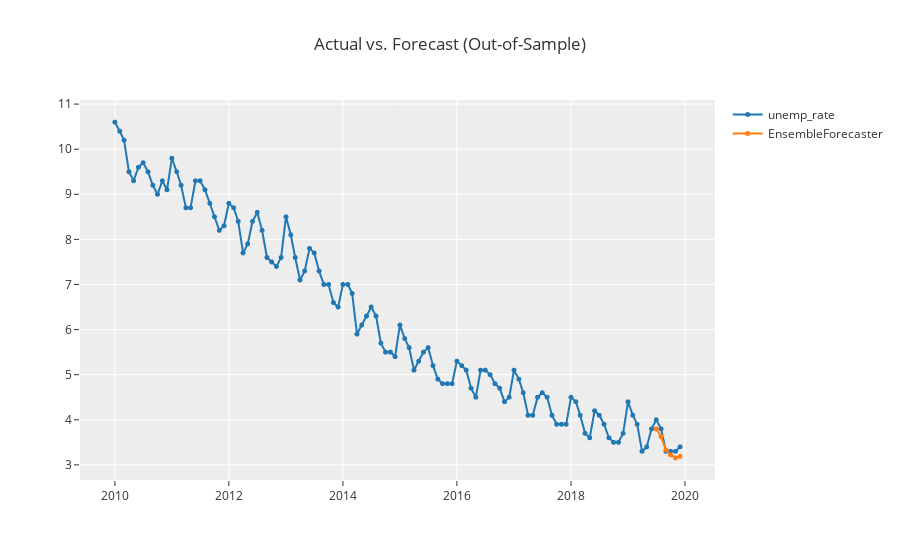

Notebook cell for this chart:
### Markdown cell above
Figure 7.44: The scores calculated using the predictions for the test set

### Code cell
# exp.plot_model(estimator=blended_model)
exp.plot_model(estimator=blended_model, return_fig=True).show()
